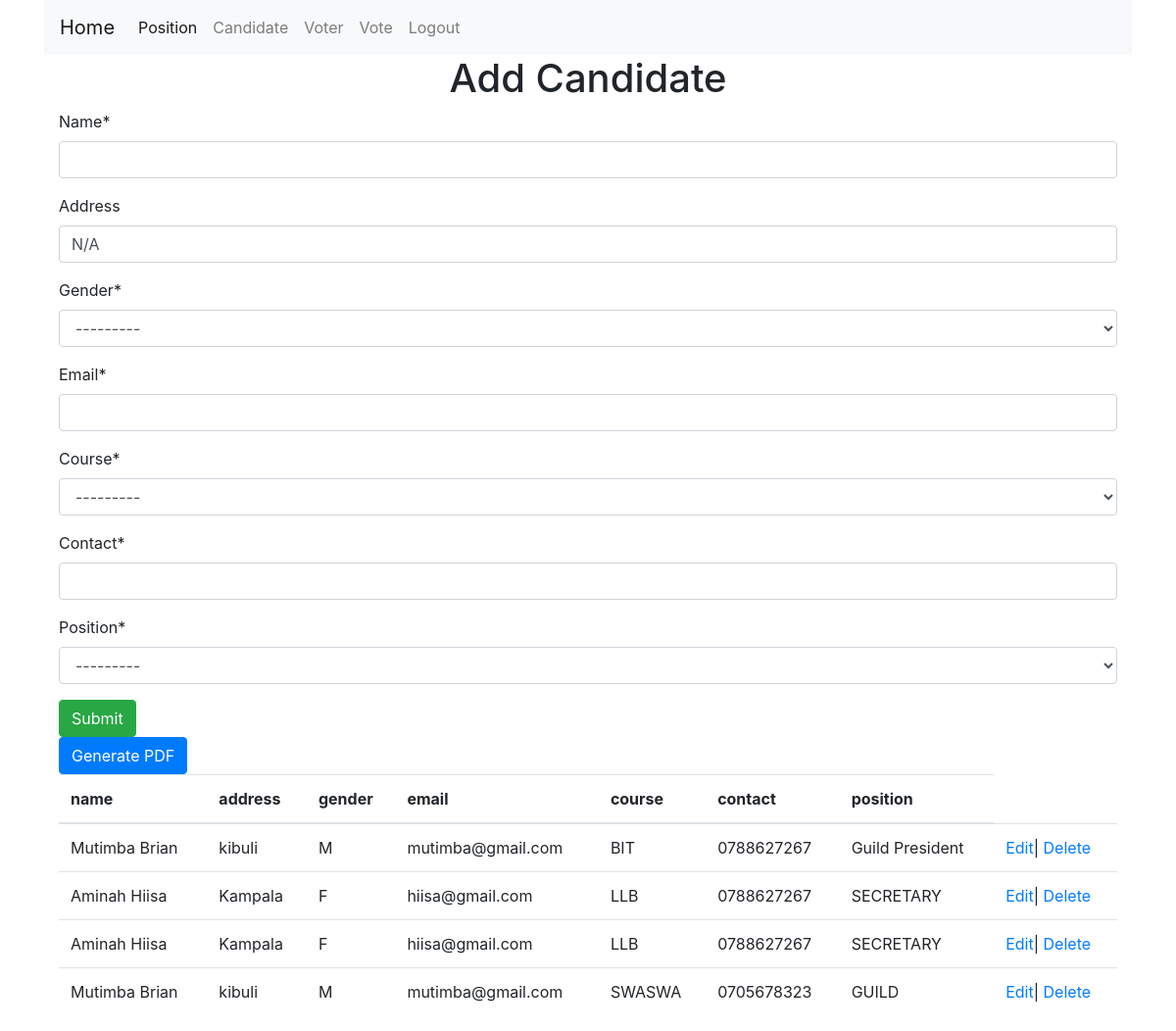
The page /add_candidate/ (signed in) on the database its author committed.
### e_vote/models.py (models this page shows, shortened)
class Candidate(models.Model):
    COURSES = [("BIT", "Information Technology"),
               ("LLB", "LAW"),
               ("M", "Medicine"),
               ("SWASWA", "SOCIAL WORKS"),
               ]
    GENDER_OPTIONS = [
        ("M", "Male"),
        ("F", "Female"),
    ]
    name = models.CharField(max_length=50)
    address = models.CharField(
        max_length=10, null=True, blank=True, default="N/A")
    gender = models.CharField(max_length=10, choices=GENDER_OPTIONS)
    email = models.EmailField(default=None)
    course = models.CharField(max_length=20, choices=COURSES)
    contact = models.CharField(max_length=15)
    position = models.ForeignKey(Position, on_delete=models.CASCADE)

class Position(models.Model):
    title = models.CharField(max_length=20,)
    def __str__(self):
        return self.title

### e_vote/views.py (the view)
# urls.py: path('add_candidate/', add_candidate_view, name="add_candidate_page"),
@login_required
def add_candidate_view(request):
    message = ''
    if request.method == "POST":
        candidate_form = CandidateForm(request.POST)
        if candidate_form.is_valid():
            candidate_form.save()
            message = 'Candidate added successfully'
    candidate_form = CandidateForm()
    candidates = Candidate.objects.all
    context = {
        'form': candidate_form,
        'message': message,
        'candidates': candidates
    }
    return render(request, "add_candidate.html", context)

### e_vote/forms.py
class CandidateForm(ModelForm):
    class Meta:
        model = Candidate
        fields = '__all__'

### e_vote/templates/add_candidate.html (shortened to what this page needs)
{% extends './master.html' %}
   {% block content %}
   {% load crispy_forms_tags %}
<center>
    <h1>Add Candidate</h1>
</center>
    <div class ="container">
    <form method ="POST">
        {{form|crispy}}
        <input type ="submit" class="btn btn-success">
    </form>
    <a href="{% url 'candidate_pdf_page' %}"
    <button type="button" class="btn btn-primary">Generate PDF</button>
</a>
    <table class="table table-hover">
        <thead>
            <tr>
                <th scope="col">name </th>
                <th scope ="col">address</th>
                <th scope ="col">gender</th>
                <th scope ="col">email</th>
                <th scope ="col">course</th>
                <th scope ="col">contact</th>
                <th scope ="col">position</th>
            </tr>
        </thead>
        <tbody>
           {% for Candidate in candidates %}
           <tr>
            <td>{{Candidate.name}}</td>
            <td>{{Candidate.address}}</td>
            <td>{{Candidate.gender}}</td>
            <td>{{Candidate.email}}</td>
            <td>{{Candidate.course}}</td>
            <td>{{Candidate.contact}}</td>
            <td>{{Candidate.position}}</td>
            <td>
                <a href="{% url 'edit_candidate_page' Candidate.id %}"> Edit</a>|
                <a href="{% url 'delete_candidate_page'  Candidate.id %}" onclick="return confirm('Are you sure you want to delete this candidate?')">Delete</a>
            </td>
        </tr>
       {% endfor %}
        </tbody>
    </table>
    </div>
</body>
{% endblock content %}

### e_vote/templates/master.html (shortened to what this page needs)
<!DOCTYPE html>
<html lang="en">
    {%load static%}
    {%load crispy_forms_tags%}
    <div class="container" >
<head>
    <link rel ="stylesheet" href="{% static 'css/bootstrap.min.css' %}">
</head>
<body>
    <nav class="navbar navbar-expand-lg navbar-light bg-light">
        <a class="navbar-brand" href="{% url 'home page' %}">Home</a>
        <div class="collapse navbar-collapse" id="navbarNavAltMarkup">
          <div class="navbar-nav">
            {% if user.is_authenticated %}
                <a class="nav-item nav-link active" href="{% url 'position_page' %}">Position <span class="sr-only">(current)</span></a>
                <a class="nav-item nav-link" href="{% url 'add_candidate_page' %}">Candidate</a>
                <a class="nav-item nav-link" href="{% url 'add_voter_page' %}">Voter</a>
                <a class="nav-item nav-link" href="{% url 'add_vote_page' %}">Vote</a>
                <a class="nav-item nav-link" href="{% url 'logout' %}">Logout</a>
            {% else %}
                <a class="nav-item nav-link" href="{% url 'sign_up_page' %}">Sign_up</a>
                <a class="nav-item nav-link" href="{% url 'login' %}">Login</a>
          {% endif %}
          </div>
        </div>
      </nav>
{% block content %}
{% endblock content %}
</div>
</body>

### rows shown on the page
Candidate: name "Mutimba Brian", address "kibuli", gender "M", email "mutimba@gmail.com", course "BIT", contact "0788627267", position "Guild President"
Candidate: name "Aminah Hiisa", address "Kampala", gender "F", email "hiisa@gmail.com", course "LLB", contact "0788627267", position "SECRETARY"
Candidate: name "Aminah Hiisa", address "Kampala", gender "F", email "hiisa@gmail.com", course "LLB", contact "0788627267", position "SECRETARY"
Candidate: name "Mutimba Brian", address "kibuli", gender "M", email "mutimba@gmail.com", course "SWASWA", contact "0705678323", position "GUILD"
